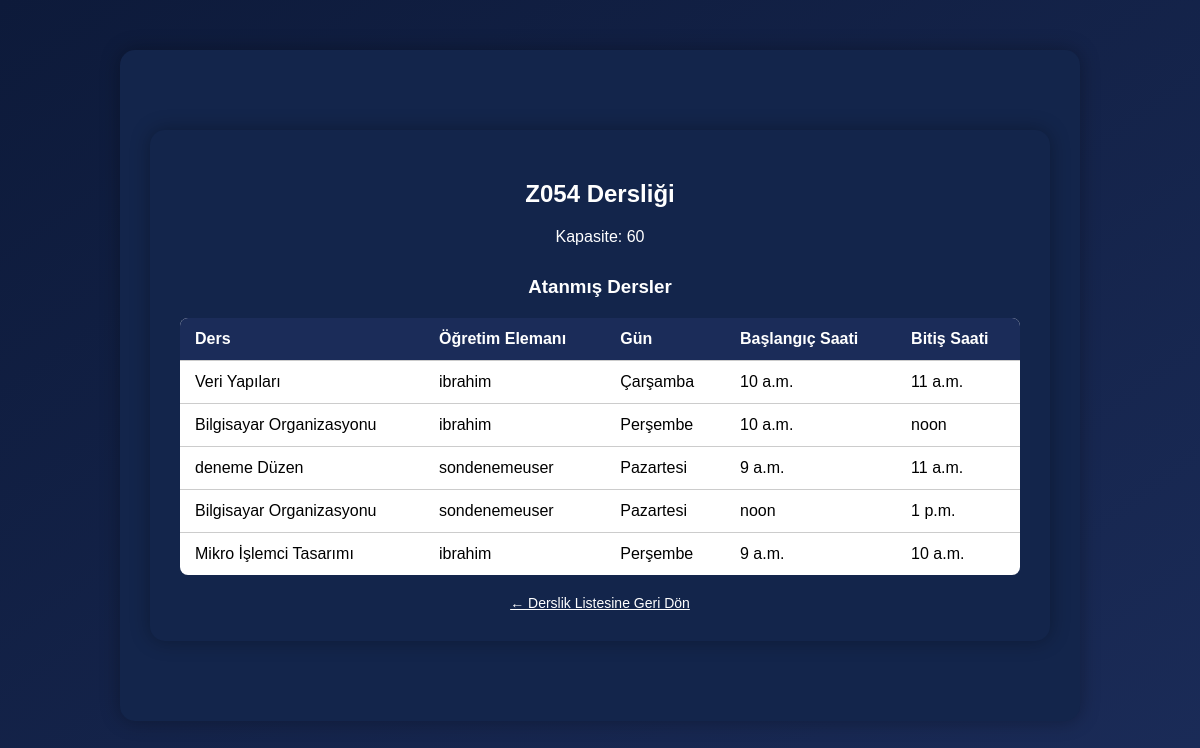
The page /uni/derslik/4/ (signed in) on the database as committed earlier.
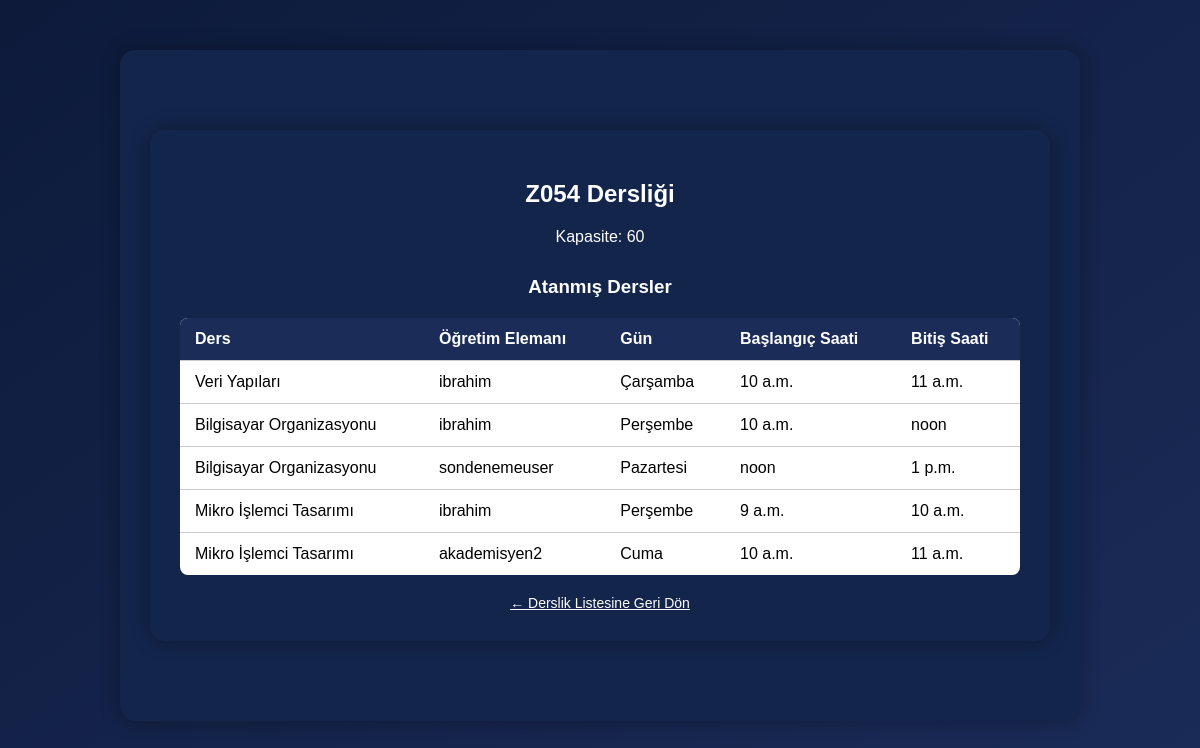
The same page on the database as committed later.
### uni/models.py (models this page shows, shortened)
class DersProgrami(models.Model):
    GUNLER = [
        ('Pazartesi', 'Pazartesi'),
        ('Salı', 'Salı'),
        ('Çarşamba', 'Çarşamba'),
        ('Perşembe', 'Perşembe'),
        ('Cuma', 'Cuma'),
    ]
    ders = models.ForeignKey(Ders, on_delete=models.CASCADE)
    derslik = models.ForeignKey(Derslik, on_delete=models.CASCADE)
    ogretim_elemani = models.ForeignKey(User, on_delete=models.CASCADE, limit_choices_to={'role': 'akademisyen'})
    gun = models.CharField(max_length=10, choices=GUNLER)
    baslangic_saati = models.TimeField()
    bitis_saati = models.TimeField()
    class Meta:
        unique_together = ['ders', 'gun', 'baslangic_saati']

class Ders(models.Model):
    kod = models.CharField(max_length=10, unique=True)
    ad = models.CharField(max_length=100)
    ogrenci_sayisi = models.IntegerField(default=0)
    kredi = models.IntegerField()
    bolum = models.CharField(max_length=100)

class CustomUser(AbstractUser):
    ROLE_CHOICES = (
        ('bolum_baskani', 'Bölüm Başkanı'),
        ('bolum_sekreteri', 'Bölüm Sekreteri'),
        ('akademisyen', 'Akademisyen'),
        ('ogrenci', 'Öğrenci'),
    )
    role = models.CharField(max_length=20, choices=ROLE_CHOICES, null=True, blank=True)

### uni/views.py (the view)
# urls.py: path('derslik/<int:derslik_id>/', derslik_detay, name='derslik_detay'),
@login_required
def derslik_detay(request, derslik_id):
    derslik = get_object_or_404(Derslik, pk=derslik_id)
    dersler = DersProgrami.objects.filter(derslik=derslik)
    return render(request, "derslik_detay.html", {"derslik": derslik, "dersler": dersler})

### uni/templates/derslik_detay.html (shortened to what this page needs)
{% extends "base.html" %}
{% block content %}
<div class="container">
    <h2>{{ derslik.ad }} Dersliği</h2>
    <p style="text-align: center;">Kapasite: {{ derslik.kapasite }}</p>
    <h3>Atanmış Dersler</h3>
    <table>
        <tr>
            <th>Ders</th>
            <th>Öğretim Elemanı</th>
            <th>Gün</th>
            <th>Başlangıç Saati</th>
            <th>Bitiş Saati</th>
        </tr>
        {% for ders in dersler %}
        <tr>
            <td>{{ ders.ders.ad }}</td>
            <td>{{ ders.ogretim_elemani }}</td>
            <td>{{ ders.gun }}</td>
            <td>{{ ders.baslangic_saati }}</td>
            <td>{{ ders.bitis_saati }}</td>
        </tr>
        {% empty %}
        <tr>
            <td colspan="5" style="text-align: center;">Bu derslikte atanmış ders bulunmamaktadır.</td>
        </tr>
        {% endfor %}
    </table>
    <a href="{% url 'derslik_listesi' %}" class="btn-back">← Derslik Listesine Geri Dön</a>
</div>
{% endblock %}

Rows that differ between the two databases and show on the page:
removed DersProgrami: ders.ad "deneme Düzen", ogretim_elemani "sondenemeuser", gun "Pazartesi", baslangic_saati "9 a.m.", bitis_saati "11 a.m."
added DersProgrami: ders.ad "Mikro İşlemci Tasarımı", ogretim_elemani "akademisyen2", gun "Cuma", baslangic_saati "10 a.m.", bitis_saati "11 a.m."
